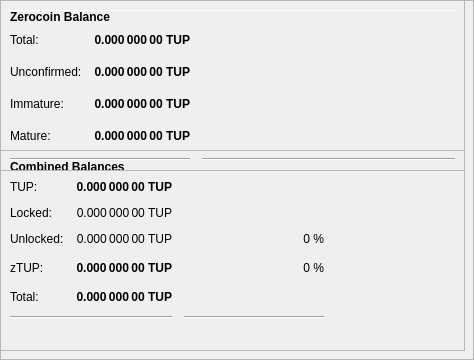
        <widget class="QFrame" name="frameObfuscation">
         <property name="minimumSize">
          <size>
           <width>0</width>
           <height>350</height>
          </size>
         </property>
         <property name="layoutDirection">
          <enum>Qt::LeftToRight</enum>
         </property>
         <property name="frameShape">
          <enum>QFrame::StyledPanel</enum>
         </property>
         <property name="frameShadow">
          <enum>QFrame::Raised</enum>
         </property>
         <widget class="QPushButton" name="runAutoDenom">
          <property name="geometry">
           <rect>
            <x>251</x>
            <y>17</y>
            <width>1</width>
            <height>1</height>
           </rect>
          </property>
          <property name="palette">
           <palette>
            <active>
             <colorrole role="WindowText">
              <brush brushstyle="SolidPattern">
               <color alpha="255">
                <red>0</red>
                <green>0</green>
                <blue>0</blue>
               </color>
              </brush>
             </colorrole>
             <colorrole role="Button">
              <brush brushstyle="SolidPattern">
               <color alpha="255">
                <red>239</red>
                <green>238</green>
                <blue>238</blue>
               </color>
              </brush>
             </colorrole>
             <colorrole role="Light">
              <brush brushstyle="SolidPattern">
               <color alpha="255">
                <red>255</red>
                <green>255</green>
                <blue>255</blue>
               </color>
              </brush>
             </colorrole>
             <colorrole role="Midlight">
              <brush brushstyle="SolidPattern">
               <color alpha="255">
                <red>247</red>
                <green>246</green>
                <blue>246</blue>
               </color>
              </brush>
             </colorrole>
             <colorrole role="Dark">
              <brush brushstyle="SolidPattern">
               <color alpha="255">
                <red>119</red>
                <green>119</green>
                <blue>119</blue>
               </color>
              </brush>
             </colorrole>
             <colorrole role="Mid">
              <brush brushstyle="SolidPattern">
               <color alpha="255">
                <red>159</red>
                <green>159</green>
                <blue>159</blue>
               </color>
              </brush>
             </colorrole>
             <colorrole role="Text">
              <brush brushstyle="SolidPattern">
               <color alpha="255">
                <red>0</red>
                <green>0</green>
                <blue>0</blue>
               </color>
              </brush>
             </colorrole>
             <colorrole role="BrightText">
              <brush brushstyle="SolidPattern">
               <color alpha="255">
                <red>255</red>
                <green>255</green>
                <blue>255</blue>
               </color>
              </brush>
             </colorrole>
             <colorrole role="ButtonText">
              <brush brushstyle="SolidPattern">
               <color alpha="255">
                <red>0</red>
                <green>0</green>
                <blue>0</blue>
               </color>
              </brush>
             </colorrole>
             <colorrole role="Base">
              <brush brushstyle="SolidPattern">
               <color alpha="255">
                <red>255</red>
                <green>255</green>
                <blue>255</blue>
               </color>
              </brush>
             </colorrole>
             <colorrole role="Window">
              <brush brushstyle="SolidPattern">
               <color alpha="255">
                <red>239</red>
                <green>238</green>
                <blue>238</blue>
               </color>
              </brush>
             </colorrole>
             <colorrole role="Shadow">
              <brush brushstyle="SolidPattern">
               <color alpha="255">
                <red>0</red>
                <green>0</green>
                <blue>0</blue>
               </color>
              </brush>
             </colorrole>
             <colorrole role="AlternateBase">
              <brush brushstyle="SolidPattern">
               <color alpha="255">
                <red>247</red>
                <green>246</green>
                <blue>246</blue>
               </color>
              </brush>
             </colorrole>
             <colorrole role="ToolTipBase">
              <brush brushstyle="SolidPattern">
               <color alpha="255">
                <red>255</red>
                <green>255</green>
                <blue>220</blue>
               </color>
              </brush>
             </colorrole>
             <colorrole role="ToolTipText">
              <brush brushstyle="SolidPattern">
               <color alpha="255">
                <red>0</red>
                <green>0</green>
                <blue>0</blue>
               </color>
              </brush>
             </colorrole>
            </active>
            <inactive>
             <colorrole role="WindowText">
              <brush brushstyle="SolidPattern">
               <color alpha="255">
                <red>0</red>
                <green>0</green>
                <blue>0</blue>
               </color>
              </brush>
             </colorrole>
             <colorrole role="Button">
              <brush brushstyle="SolidPattern">
               <color alpha="255">
                <red>239</red>
                <green>238</green>
                <blue>238</blue>
               </color>
              </brush>
             </colorrole>
             <colorrole role="Light">
              <brush brushstyle="SolidPattern">
               <color alpha="255">
                <red>255</red>
                <green>255</green>
                <blue>255</blue>
               </color>
              </brush>
             </colorrole>
             <colorrole role="Midlight">
              <brush brushstyle="SolidPattern">
               <color alpha="255">
                <red>5</red>
                <green>180</green>
                <blue>239</blue>
               </color>
              </brush>
             </colorrole>
             <colorrole role="Dark">
              <brush brushstyle="SolidPattern">
               <color alpha="255">
                <red>119</red>
                <green>119</green>
                <blue>119</blue>
               </color>
              </brush>
             </colorrole>
             <colorrole role="Mid">
              <brush brushstyle="SolidPattern">
               <color alpha="255">
                <red>159</red>
                <green>159</green>
                <blue>159</blue>
               </color>
              </brush>
             </colorrole>
             <colorrole role="Text">
              <brush brushstyle="SolidPattern">
               <color alpha="255">
                <red>0</red>
                <green>0</green>
                <blue>0</blue>
               </color>
              </brush>
             </colorrole>
             <colorrole role="BrightText">
              <brush brushstyle="SolidPattern">
               <color alpha="255">
                <red>255</red>
                <green>255</green>
                <blue>255</blue>
               </color>
              </brush>
             </colorrole>
             <colorrole role="ButtonText">
              <brush brushstyle="SolidPattern">
               <color alpha="255">
                <red>0</red>
                <green>0</green>
                <blue>0</blue>
               </color>
              </brush>
             </colorrole>
             <colorrole role="Base">
              <brush brushstyle="SolidPattern">
               <color alpha="255">
                <red>255</red>
                <green>255</green>
                <blue>255</blue>
               </color>
              </brush>
             </colorrole>
             <colorrole role="Window">
              <brush brushstyle="SolidPattern">
               <color alpha="255">
                <red>239</red>
                <green>238</green>
                <blue>238</blue>
               </color>
              </brush>
             </colorrole>
             <colorrole role="Shadow">
              <brush brushstyle="SolidPattern">
               <color alpha="255">
                <red>0</red>
                <green>0</green>
                <blue>0</blue>
               </color>
              </brush>
             </colorrole>
             <colorrole role="AlternateBase">
              <brush brushstyle="SolidPattern">
               <color alpha="255">
                <red>247</red>
                <green>246</green>
                <blue>246</blue>
               </color>
              </brush>
             </colorrole>
             <colorrole role="ToolTipBase">
              <brush brushstyle="SolidPattern">
               <color alpha="255">
                <red>255</red>
                <green>255</green>
                <blue>220</blue>
               </color>
              </brush>
             </colorrole>
             <colorrole role="ToolTipText">
              <brush brushstyle="SolidPattern">
               <color alpha="255">
                <red>0</red>
                <green>0</green>
                <blue>0</blue>
               </color>
              </brush>
             </colorrole>
            </inactive>
            <disabled>
             <colorrole role="WindowText">
              <brush brushstyle="SolidPattern">
               <color alpha="255">
                <red>119</red>
                <green>119</green>
                <blue>119</blue>
               </color>
              </brush>
             </colorrole>
             <colorrole role="Button">
              <brush brushstyle="SolidPattern">
               <color alpha="255">
                <red>239</red>
                <green>238</green>
                <blue>238</blue>
               </color>
              </brush>
             </colorrole>
             <colorrole role="Light">
              <brush brushstyle="SolidPattern">
               <color alpha="255">
                <red>255</red>
                <green>255</green>
                <blue>255</blue>
               </color>
              </brush>
             </colorrole>
             <colorrole role="Midlight">
              <brush brushstyle="SolidPattern">
               <color alpha="255">
                <red>247</red>
                <green>246</green>
                <blue>246</blue>
               </color>
              </brush>
             </colorrole>
             <colorrole role="Dark">
              <brush brushstyle="SolidPattern">
               <color alpha="255">
                <red>119</red>
                <green>119</green>
                <blue>119</blue>
               </color>
              </brush>
             </colorrole>
             <colorrole role="Mid">
              <brush brushstyle="SolidPattern">
               <color alpha="255">
                <red>159</red>
                <green>159</green>
                <blue>159</blue>
               </color>
              </brush>
             </colorrole>
             <colorrole role="Text">
              <brush brushstyle="SolidPattern">
               <color alpha="255">
                <red>119</red>
                <green>119</green>
                <blue>119</blue>
               </color>
              </brush>
             </colorrole>
             <colorrole role="BrightText">
              <brush brushstyle="SolidPattern">
               <color alpha="255">
                <red>255</red>
                <green>255</green>
                <blue>255</blue>
               </color>
              </brush>
             </colorrole>
             <colorrole role="ButtonText">
              <brush brushstyle="SolidPattern">
               <color alpha="255">
                <red>119</red>
                <green>119</green>
                <blue>119</blue>
               </color>
              </brush>
             </colorrole>
             <colorrole role="Base">
              <brush brushstyle="SolidPattern">
               <color alpha="255">
                <red>239</red>
                <green>238</green>
                <blue>238</blue>
               </color>
              </brush>
             </colorrole>
             <colorrole role="Window">
              <brush brushstyle="SolidPattern">
               <color alpha="255">
                <red>239</red>
                <green>238</green>
                <blue>238</blue>
               </color>
              </brush>
             </colorrole>
             <colorrole role="Shadow">
              <brush brushstyle="SolidPattern">
               <color alpha="255">
                <red>0</red>
                <green>0</green>
                <blue>0</blue>
               </color>
              </brush>
             </colorrole>
             <colorrole role="AlternateBase">
              <brush brushstyle="SolidPattern">
               <color alpha="255">
                <red>239</red>
                <green>238</green>
                <blue>238</blue>
               </color>
              </brush>
             </colorrole>
             <colorrole role="ToolTipBase">
              <brush brushstyle="SolidPattern">
               <color alpha="255">
                <red>255</red>
                <green>255</green>
                <blue>220</blue>
               </color>
              </brush>
             </colorrole>
             <colorrole role="ToolTipText">
              <brush brushstyle="SolidPattern">
               <color alpha="255">
                <red>0</red>
                <green>0</green>
                <blue>0</blue>
               </color>
              </brush>
             </colorrole>
            </disabled>
           </palette>
          </property>
          <property name="focusPolicy">
           <enum>Qt::NoFocus</enum>
          </property>
          <property name="autoFillBackground">
           <bool>true</bool>
          </property>
          <property name="text">
           <string/>
          </property>
          <property name="flat">
           <bool>true</bool>
          </property>
         </widget>
         <widget class="Line" name="line">
          <property name="geometry">
           <rect>
            <x>7</x>
            <y>10</y>
            <width>451</width>
            <height>1</height>
           </rect>
          </property>
          <property name="orientation">
           <enum>Qt::Horizontal</enum>
          </property>
         </widget>
         <widget class="QFrame" name="frame_3">
          <property name="geometry">
           <rect>
            <x>0</x>
            <y>150</y>
            <width>465</width>
            <height>201</height>
           </rect>
          </property>
          <property name="frameShape">
           <enum>QFrame::StyledPanel</enum>
          </property>
          <property name="frameShadow">
           <enum>QFrame::Raised</enum>
          </property>
          <layout class="QVBoxLayout" name="verticalLayout_5">
           <item>
            <layout class="QHBoxLayout" name="horizontalLayout_5" stretch="0">
             <item>
              <widget class="QLabel" name="label_5z">
               <property name="maximumSize">
                <size>
                 <width>16777215</width>
                 <height>20</height>
                </size>
               </property>
               <property name="font">
                <font>
                 <weight>75</weight>
                 <bold>true</bold>
                </font>
               </property>
               <property name="toolTip">
                <string>Combined Balances (including unconfirmed and immature coins)</string>
               </property>
               <property name="text">
                <string>&lt;html&gt;&lt;head/&gt;&lt;body&gt;&lt;p&gt;Combined Balances&lt;/p&gt;&lt;/body&gt;&lt;/html&gt;</string>
               </property>
              </widget>
             </item>
            </layout>
           </item>
           <item>
            <layout class="QGridLayout" name="gridLayout_3">
             <property name="spacing">
              <number>12</number>
             </property>
             <item row="7" column="0" colspan="2">
              <widget class="Line" name="lineSpendableBalance_3">
               <property name="orientation">
                <enum>Qt::Horizontal</enum>
               </property>
              </widget>
             </item>
             <item row="7" column="2">
              <widget class="Line" name="lineWatchBalance_3">
               <property name="sizePolicy">
                <sizepolicy hsizetype="Preferred" vsizetype="Fixed">
                 <horstretch>0</horstretch>
                 <verstretch>0</verstretch>
                </sizepolicy>
               </property>
               <property name="minimumSize">
                <size>
                 <width>140</width>
                 <height>0</height>
                </size>
               </property>
               <property name="orientation">
                <enum>Qt::Horizontal</enum>
               </property>
              </widget>
             </item>
             <item row="4" column="1">
              <widget class="QLabel" name="labelzBalancez">
               <property name="font">
                <font>
                 <weight>75</weight>
                 <bold>true</bold>
                </font>
               </property>
               <property name="cursor">
                <cursorShape>IBeamCursor</cursorShape>
               </property>
               <property name="toolTip">
                <string>Total of transactions that have yet to be confirmed, and do not yet count toward the spendable balance</string>
               </property>
               <property name="text">
                <string notr="true">0.000 000 00 TUP</string>
               </property>
               <property name="alignment">
                <set>Qt::AlignRight|Qt::AlignTrailing|Qt::AlignVCenter</set>
               </property>
               <property name="textInteractionFlags">
                <set>Qt::LinksAccessibleByMouse|Qt::TextSelectableByKeyboard|Qt::TextSelectableByMouse</set>
               </property>
              </widget>
             </item>
             <item row="6" column="1">
              <widget class="QLabel" name="labelTotalz">
               <property name="font">
                <font>
                 <weight>75</weight>
                 <bold>true</bold>
                </font>
               </property>
               <property name="cursor">
                <cursorShape>IBeamCursor</cursorShape>
               </property>
               <property name="toolTip">
                <string>Total Balance, including unconfirmed and immature coins.</string>
               </property>
               <property name="text">
                <string notr="true">0.000 000 00 TUP</string>
               </property>
               <property name="alignment">
                <set>Qt::AlignRight|Qt::AlignTrailing|Qt::AlignVCenter</set>
               </property>
               <property name="textInteractionFlags">
                <set>Qt::LinksAccessibleByMouse|Qt::TextSelectableByKeyboard|Qt::TextSelectableByMouse</set>
               </property>
              </widget>
             </item>
             <item row="4" column="3">
              <spacer name="horizontalSpacer_6">
               <property name="orientation">
                <enum>Qt::Horizontal</enum>
               </property>
               <property name="sizeHint" stdset="0">
                <size>
                 <width>40</width>
                 <height>20</height>
                </size>
               </property>
              </spacer>
             </item>
             <item row="6" column="0">
              <widget class="QLabel" name="labelTotalTextz">
               <property name="text">
                <string>Total:</string>
               </property>
              </widget>
             </item>
             <item row="1" column="0">
              <widget class="QLabel" name="labelBalanceTextz">
               <property name="text">
                <string>TUP:</string>
               </property>
              </widget>
             </item>
             <item row="1" column="1">
              <widget class="QLabel" name="labelBalancez">
               <property name="font">
                <font>
                 <weight>75</weight>
                 <bold>true</bold>
                </font>
               </property>
               <property name="cursor">
                <cursorShape>IBeamCursor</cursorShape>
               </property>
               <property name="toolTip">
                <string>Your current spendable balance</string>
               </property>
               <property name="text">
                <string notr="true">0.000 000 00 TUP</string>
               </property>
               <property name="alignment">
                <set>Qt::AlignRight|Qt::AlignTrailing|Qt::AlignVCenter</set>
               </property>
               <property name="textInteractionFlags">
                <set>Qt::LinksAccessibleByMouse|Qt::TextSelectableByKeyboard|Qt::TextSelectableByMouse</set>
               </property>
              </widget>
             </item>
             <item row="4" column="0">
              <widget class="QLabel" name="labelzBalanceTextz">
               <property name="toolTip">
                <string/>
               </property>
               <property name="text">
                <string>zTUP:</string>
               </property>
              </widget>
             </item>
             <item row="4" column="2">
              <widget class="QLabel" name="labelzPIVPercent">
               <property name="toolTip">
                <string>Current percentage of zTUP.
If AutoMint is enabled this percentage will settle around the configured AutoMint percentage (default = 10%)</string>
               </property>
               <property name="text">
                <string>0 %</string>
               </property>
               <property name="alignment">
                <set>Qt::AlignRight|Qt::AlignTrailing|Qt::AlignVCenter</set>
               </property>
              </widget>
             </item>
             <item row="6" column="2">
              <widget class="QLabel" name="label100Percent">
               <property name="text">
                <string/>
               </property>
               <property name="alignment">
                <set>Qt::AlignRight|Qt::AlignTrailing|Qt::AlignVCenter</set>
               </property>
              </widget>
             </item>
             <item row="2" column="1">
              <widget class="QLabel" name="labelLockedBalance">
               <property name="toolTip">
                <string>Locked TUP or Masternode collaterals. These are excluded from zTUP minting.</string>
               </property>
               <property name="text">
                <string>0.000 000 00 TUP</string>
               </property>
               <property name="alignment">
                <set>Qt::AlignRight|Qt::AlignTrailing|Qt::AlignVCenter</set>
               </property>
              </widget>
             </item>
             <item row="2" column="0">
              <widget class="QLabel" name="labelLockedBalanceText">
               <property name="toolTip">
                <string>Locked TUP or Masternode collaterals. These are excluded from zTUP minting.</string>
               </property>
               <property name="text">
                <string>Locked:</string>
               </property>
              </widget>
             </item>
             <item row="3" column="0">
              <widget class="QLabel" name="labelUnLockedBalanceText">
               <property name="toolTip">
                <string>Unlocked PIVs. These can be used for zTUP minting.</string>
               </property>
               <property name="text">
                <string>Unlocked:</string>
               </property>
              </widget>
             </item>
             <item row="3" column="1">
              <widget class="QLabel" name="labelUnLockedBalance">
               <property name="toolTip">
                <string>Unlocked PIVs. These can be used for zTUP minting.</string>
               </property>
               <property name="text">
                <string>0.000 000 00 TUP</string>
               </property>
               <property name="alignment">
                <set>Qt::AlignRight|Qt::AlignTrailing|Qt::AlignVCenter</set>
               </property>
              </widget>
             </item>
             <item row="3" column="2">
              <widget class="QLabel" name="labelPIVPercent">
               <property name="text">
                <string>0 %</string>
               </property>
               <property name="alignment">
                <set>Qt::AlignRight|Qt::AlignTrailing|Qt::AlignVCenter</set>
               </property>
              </widget>
             </item>
            </layout>
           </item>
           <item>
            <spacer name="verticalSpacer">
             <property name="orientation">
              <enum>Qt::Vertical</enum>
             </property>
             <property name="sizeHint" stdset="0">
              <size>
               <width>20</width>
               <height>40</height>
              </size>
             </property>
            </spacer>
           </item>
          </layout>
         </widget>
         <widget class="QFrame" name="frame_4">
          <property name="geometry">
           <rect>
            <x>0</x>
            <y>0</y>
            <width>465</width>
            <height>171</height>
           </rect>
          </property>
          <property name="frameShape">
           <enum>QFrame::StyledPanel</enum>
          </property>
          <property name="frameShadow">
           <enum>QFrame::Raised</enum>
          </property>
          <layout class="QVBoxLayout" name="verticalLayout_7">
           <item>
            <layout class="QHBoxLayout" name="horizontalLayout_8" stretch="0">
             <item>
              <widget class="QLabel" name="label_5z_3">
               <property name="maximumSize">
                <size>
                 <width>16777215</width>
                 <height>20</height>
                </size>
               </property>
               <property name="font">
                <font>
                 <weight>75</weight>
                 <bold>true</bold>
                </font>
               </property>
               <property name="text">
                <string>Zerocoin Balance</string>
               </property>
              </widget>
             </item>
            </layout>
           </item>
           <item>
            <layout class="QGridLayout" name="gridLayout_5">
             <property name="spacing">
              <number>12</number>
             </property>
             <item row="4" column="0">
              <widget class="QLabel" name="labelzBalanceMatureText">
               <property name="toolTip">
                <string>Mature: more than 20 confirmation and more than 3 mints of the same denomination after it was minted.
These zTUP are spendable.</string>
               </property>
               <property name="text">
                <string>Mature:</string>
               </property>
              </widget>
             </item>
             <item row="5" column="0" colspan="2">
              <widget class="Line" name="lineSpendableBalance_5">
               <property name="orientation">
                <enum>Qt::Horizontal</enum>
               </property>
              </widget>
             </item>
             <item row="1" column="1">
              <widget class="QLabel" name="labelzBalance">
               <property name="font">
                <font>
                 <weight>75</weight>
                 <bold>true</bold>
                </font>
               </property>
               <property name="cursor">
                <cursorShape>IBeamCursor</cursorShape>
               </property>
               <property name="toolTip">
                <string>All available zTUP, unconfirmed and immature zTUP included.</string>
               </property>
               <property name="text">
                <string notr="true">0.000 000 00 TUP</string>
               </property>
               <property name="alignment">
                <set>Qt::AlignRight|Qt::AlignTrailing|Qt::AlignVCenter</set>
               </property>
               <property name="textInteractionFlags">
                <set>Qt::LinksAccessibleByMouse|Qt::TextSelectableByKeyboard|Qt::TextSelectableByMouse</set>
               </property>
              </widget>
             </item>
             <item row="5" column="2">
              <widget class="Line" name="lineWatchBalance_5">
               <property name="sizePolicy">
                <sizepolicy hsizetype="Preferred" vsizetype="Fixed">
                 <horstretch>0</horstretch>
                 <verstretch>0</verstretch>
                </sizepolicy>
               </property>
               <property name="minimumSize">
                <size>
                 <width>140</width>
                 <height>0</height>
                </size>
               </property>
               <property name="orientation">
                <enum>Qt::Horizontal</enum>
               </property>
              </widget>
             </item>
             <item row="1" column="0">
              <widget class="QLabel" name="labelzBalanceText">
               <property name="toolTip">
                <string>All available zTUP, unconfirmed and immature zTUP included.</string>
               </property>
               <property name="text">
                <string>Total:</string>
               </property>
              </widget>
             </item>
             <item row="1" column="2">
              <spacer name="horizontalSpacer_8">
               <property name="orientation">
                <enum>Qt::Horizontal</enum>
               </property>
               <property name="sizeHint" stdset="0">
                <size>
                 <width>40</width>
                 <height>20</height>
                </size>
               </property>
              </spacer>
             </item>
             <item row="4" column="2">
              <spacer name="horizontalSpacer_4">
               <property name="orientation">
                <enum>Qt::Horizontal</enum>
               </property>
               <property name="sizeHint" stdset="0">
                <size>
                 <width>40</width>
                 <height>20</height>
                </size>
               </property>
              </spacer>
             </item>
             <item row="4" column="1">
              <widget class="QLabel" name="labelzBalanceMature">
               <property name="font">
                <font>
                 <weight>75</weight>
                 <bold>true</bold>
                </font>
               </property>
               <property name="toolTip">
                <string>Mature: more than 20 confirmation and more than 3 mints of the same denomination after it was minted.
These zTUP are spendable.</string>
               </property>
               <property name="text">
                <string>0.000 000 00 TUP</string>
               </property>
               <property name="alignment">
                <set>Qt::AlignRight|Qt::AlignTrailing|Qt::AlignVCenter</set>
               </property>
              </widget>
             </item>
             <item row="2" column="0">
              <widget class="QLabel" name="labelzBalanceUnconfirmedText">
               <property name="toolTip">
                <string>Unconfirmed: less than 20 confirmations
Immature: confirmed, but less than 3 mints of the same denomination after it was minted</string>
               </property>
               <property name="text">
                <string>Unconfirmed:</string>
               </property>
              </widget>
             </item>
             <item row="2" column="1">
              <widget class="QLabel" name="labelzBalanceUnconfirmed">
               <property name="font">
                <font>
                 <weight>75</weight>
                 <bold>true</bold>
                </font>
               </property>
               <property name="toolTip">
                <string>Unconfirmed: less than 20 confirmations
Immature: confirmed, but less than 3 mints of the same denomination after it was minted</string>
               </property>
               <property name="text">
                <string>0.000 000 00 TUP</string>
               </property>
               <property name="alignment">
                <set>Qt::AlignRight|Qt::AlignTrailing|Qt::AlignVCenter</set>
               </property>
              </widget>
             </item>
             <item row="2" column="2">
              <spacer name="horizontalSpacer_5">
               <property name="orientation">
                <enum>Qt::Horizontal</enum>
               </property>
               <property name="sizeHint" stdset="0">
                <size>
                 <width>40</width>
                 <height>20</height>
                </size>
               </property>
              </spacer>
             </item>
             <item row="3" column="0">
              <widget class="QLabel" name="labelzBalanceImmatureText">
               <property name="toolTip">
                <string>Unconfirmed: less than 20 confirmations
Immature: confirmed, but less than 3 mints of the same denomination after it was minted</string>
               </property>
               <property name="text">
                <string>Immature:</string>
               </property>
              </widget>
             </item>
             <item row="3" column="1">
              <widget class="QLabel" name="labelzBalanceImmature">
               <property name="font">
                <font>
                 <weight>75</weight>
                 <bold>true</bold>
                </font>
               </property>
               <property name="toolTip">
                <string>Unconfirmed: less than 20 confirmations
Immature: confirmed, but less than 3 mints of the same denomination after it was minted</string>
               </property>
               <property name="text">
                <string>0.000 000 00 TUP</string>
               </property>
               <property name="alignment">
                <set>Qt::AlignRight|Qt::AlignTrailing|Qt::AlignVCenter</set>
               </property>
              </widget>
             </item>
             <item row="3" column="2">
              <spacer name="horizontalSpacer_7">
               <property name="orientation">
                <enum>Qt::Horizontal</enum>
               </property>
               <property name="sizeHint" stdset="0">
                <size>
                 <width>40</width>
                 <height>20</height>
                </size>
               </property>
              </spacer>
             </item>
            </layout>
           </item>
          </layout>
         </widget>
        </widget>
